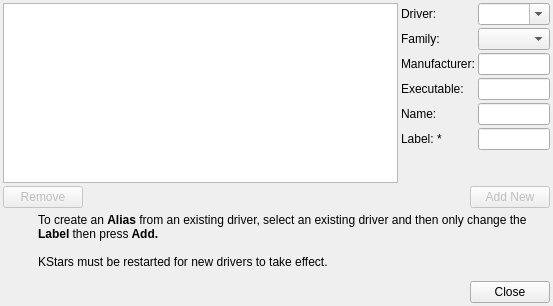
<?xml version='1.0' encoding='utf-8'?>
<ui version="4.0">
 <class>CustomDrivers</class>
 <widget class="QDialog" name="CustomDrivers">
  <property name="geometry">
   <rect>
    <x>0</x>
    <y>0</y>
    <width>553</width>
    <height>306</height>
   </rect>
  </property>
  <property name="windowTitle">
   <string>Custom Drivers</string>
  </property>
  <layout class="QVBoxLayout" name="verticalLayout">
   <property name="spacing">
    <number>3</number>
   </property>
   <property name="leftMargin">
    <number>3</number>
   </property>
   <property name="topMargin">
    <number>3</number>
   </property>
   <property name="rightMargin">
    <number>3</number>
   </property>
   <property name="bottomMargin">
    <number>3</number>
   </property>
   <item>
    <layout class="QHBoxLayout" name="mainLayout" stretch="3,1">
     <property name="rightMargin">
      <number>0</number>
     </property>
     <item>
      <widget class="QTableView" name="driversView">
       <property name="selectionBehavior">
        <enum>QAbstractItemView::SelectRows</enum>
       </property>
      </widget>
     </item>
     <item>
      <layout class="QFormLayout" name="formLayout">
       <property name="horizontalSpacing">
        <number>3</number>
       </property>
       <property name="verticalSpacing">
        <number>3</number>
       </property>
       <item row="0" column="0">
        <widget class="QLabel" name="label_8">
         <property name="text">
          <string>Driver:</string>
         </property>
        </widget>
       </item>
       <item row="0" column="1">
        <widget class="QComboBox" name="driverCombo">
         <property name="sizePolicy">
          <sizepolicy hsizetype="MinimumExpanding" vsizetype="Fixed">
           <horstretch>0</horstretch>
           <verstretch>0</verstretch>
          </sizepolicy>
         </property>
         <property name="editable">
          <bool>true</bool>
         </property>
        </widget>
       </item>
       <item row="1" column="0">
        <widget class="QLabel" name="label_9">
         <property name="text">
          <string>Family:</string>
         </property>
        </widget>
       </item>
       <item row="1" column="1">
        <widget class="QComboBox" name="familyCombo" />
       </item>
       <item row="3" column="0">
        <widget class="QLabel" name="label_7">
         <property name="text">
          <string>Executable:</string>
         </property>
        </widget>
       </item>
       <item row="3" column="1">
        <widget class="QLineEdit" name="execIN" />
       </item>
       <item row="4" column="0">
        <widget class="QLabel" name="label_10">
         <property name="text">
          <string>Name:</string>
         </property>
        </widget>
       </item>
       <item row="4" column="1">
        <widget class="QLineEdit" name="nameIN" />
       </item>
       <item row="5" column="0">
        <layout class="QHBoxLayout" name="horizontalLayout_3">
         <property name="spacing">
          <number>3</number>
         </property>
         <item>
          <widget class="QLabel" name="label_6">
           <property name="text">
            <string>Label:</string>
           </property>
          </widget>
         </item>
         <item>
          <widget class="QLabel" name="label_5">
           <property name="text">
            <string>*</string>
           </property>
          </widget>
         </item>
        </layout>
       </item>
       <item row="5" column="1">
        <widget class="QLineEdit" name="labelIN" />
       </item>
       <item row="2" column="0">
        <widget class="QLabel" name="label_3">
         <property name="text">
          <string>Manufacturer:</string>
         </property>
        </widget>
       </item>
       <item row="2" column="1">
        <widget class="QLineEdit" name="manufacturerIN" />
       </item>
      </layout>
     </item>
    </layout>
   </item>
   <item>
    <layout class="QHBoxLayout" name="horizontalLayout">
     <property name="spacing">
      <number>3</number>
     </property>
     <item>
      <widget class="QPushButton" name="removeDriverB">
       <property name="enabled">
        <bool>false</bool>
       </property>
       <property name="text">
        <string>Remove</string>
       </property>
      </widget>
     </item>
     <item>
      <spacer name="horizontalSpacer_2">
       <property name="orientation">
        <enum>Qt::Horizontal</enum>
       </property>
       <property name="sizeHint" stdset="0">
        <size>
         <width>40</width>
         <height>20</height>
        </size>
       </property>
      </spacer>
     </item>
     <item>
      <widget class="QPushButton" name="addDriverB">
       <property name="enabled">
        <bool>false</bool>
       </property>
       <property name="text">
        <string>Add New</string>
       </property>
      </widget>
     </item>
    </layout>
   </item>
   <item>
    <layout class="QHBoxLayout" name="horizontalLayout_4">
     <property name="spacing">
      <number>3</number>
     </property>
     <item>
      <widget class="QLabel" name="tipLabel">
       <property name="minimumSize">
        <size>
         <width>32</width>
         <height>32</height>
        </size>
       </property>
       <property name="maximumSize">
        <size>
         <width>32</width>
         <height>32</height>
        </size>
       </property>
       <property name="text">
        <string />
       </property>
      </widget>
     </item>
     <item>
      <widget class="QLabel" name="label">
       <property name="text">
        <string>&lt;html&gt;&lt;head/&gt;&lt;body&gt;&lt;p&gt;To create an &lt;span style=" font-weight:600;"&gt;Alias&lt;/span&gt; from an existing driver, select an existing driver and then only change the &lt;span style=" font-weight:600;"&gt;Label &lt;/span&gt;then press&lt;span style=" font-weight:600;"&gt; Add.&lt;/span&gt;&lt;/p&gt;&lt;/body&gt;&lt;/html&gt;</string>
       </property>
       <property name="wordWrap">
        <bool>true</bool>
       </property>
      </widget>
     </item>
    </layout>
   </item>
   <item>
    <layout class="QHBoxLayout" name="horizontalLayout_2">
     <property name="spacing">
      <number>3</number>
     </property>
     <item>
      <widget class="QLabel" name="cautionLabel">
       <property name="minimumSize">
        <size>
         <width>32</width>
         <height>32</height>
        </size>
       </property>
       <property name="maximumSize">
        <size>
         <width>32</width>
         <height>32</height>
        </size>
       </property>
       <property name="text">
        <string />
       </property>
      </widget>
     </item>
     <item>
      <widget class="QLabel" name="label_2">
       <property name="text">
        <string>&lt;html&gt;&lt;head/&gt;&lt;body&gt;&lt;p&gt;KStars must be restarted for new drivers to take effect.&lt;/p&gt;&lt;/body&gt;&lt;/html&gt;</string>
       </property>
       <property name="wordWrap">
        <bool>true</bool>
       </property>
      </widget>
     </item>
    </layout>
   </item>
   <item>
    <widget class="QDialogButtonBox" name="buttonBox">
     <property name="orientation">
      <enum>Qt::Horizontal</enum>
     </property>
     <property name="standardButtons">
      <set>QDialogButtonBox::Close</set>
     </property>
    </widget>
   </item>
  </layout>
 </widget>
 <resources />
 <connections>
  <connection>
   <sender>buttonBox</sender>
   <signal>accepted()</signal>
   <receiver>CustomDrivers</receiver>
   <slot>accept()</slot>
   <hints>
    <hint type="sourcelabel">
     <x>248</x>
     <y>254</y>
    </hint>
    <hint type="destinationlabel">
     <x>157</x>
     <y>274</y>
    </hint>
   </hints>
  </connection>
  <connection>
   <sender>buttonBox</sender>
   <signal>rejected()</signal>
   <receiver>CustomDrivers</receiver>
   <slot>reject()</slot>
   <hints>
    <hint type="sourcelabel">
     <x>316</x>
     <y>260</y>
    </hint>
    <hint type="destinationlabel">
     <x>286</x>
     <y>274</y>
    </hint>
   </hints>
  </connection>
 </connections>
</ui>
